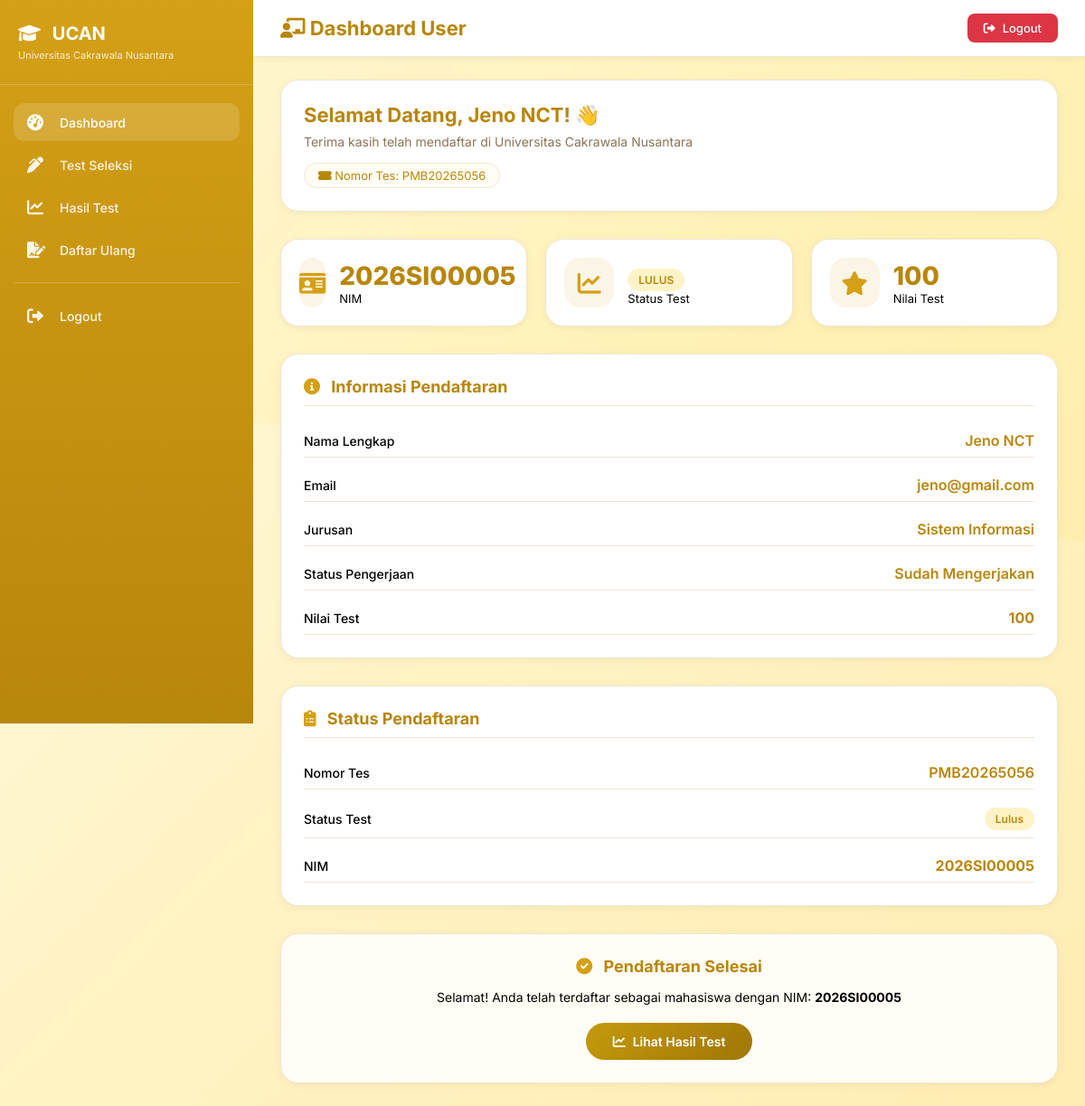
/pembe/user/dashboard.php (signed in), run on the app's committed database.
### tables this page shows
CREATE TABLE `hasil_test` (
  `id` int(11) NOT NULL,
  `id_peserta` int(11) NOT NULL,
  `nama_peserta` varchar(100) DEFAULT NULL,
  `jurusan` varchar(50) DEFAULT NULL,
  `jawaban_benar` int(11) DEFAULT 0,
  `total_soal` int(11) DEFAULT 0,
  `total_nilai` int(11) DEFAULT 0,
  `jumlah_benar` int(11) DEFAULT 0,
  `jumlah_salah` int(11) DEFAULT 0,
  `persentase` decimal(5,2) DEFAULT 0.00,
  `status` varchar(20) DEFAULT 'proses',
  `tanggal_test` timestamp NOT NULL DEFAULT current_timestamp()
);

CREATE TABLE `daftar_ulang` (
  `id` int(11) NOT NULL,
  `id_peserta` int(11) NOT NULL,
  `nama_lengkap` varchar(100) DEFAULT NULL,
  `jurusan` varchar(100) DEFAULT NULL,
  `no_telepon` varchar(20) DEFAULT NULL,
  `tanggal_lahir` date DEFAULT NULL,
  `jenis_kelamin` varchar(20) DEFAULT NULL,
  `alamat` text DEFAULT NULL,
  `email` varchar(100) DEFAULT NULL,
  `nik` varchar(20) DEFAULT NULL,
  `tempat_lahir` varchar(100) DEFAULT NULL,
  `agama` varchar(20) DEFAULT NULL,
  `nama_ayah` varchar(100) DEFAULT NULL,
  `nama_ibu` varchar(100) DEFAULT NULL,
  `pekerjaan_ayah` varchar(100) DEFAULT NULL,
  `penghasilan_ortu` varchar(50) DEFAULT NULL,
  `foto` varchar(255) DEFAULT NULL,
  `ktp` varchar(255) DEFAULT NULL,
  `nilai_test` int(11) DEFAULT NULL,
  `nim` varchar(20) DEFAULT NULL,
  `status` varchar(20) DEFAULT 'pending',
  `tanggal_daftar_ulang` datetime DEFAULT current_timestamp(),
  `created_at` timestamp NOT NULL DEFAULT current_timestamp(),
  `file_ijazah` varchar(255) DEFAULT NULL,
  `file_ktp` varchar(255) DEFAULT NULL,
  `ijazah` varchar(255) DEFAULT NULL
);

### pembe/user/dashboard.php (the view, shortened to what this page needs)
<?php
$user = $_SESSION['user'];
$user_id = $user['id'];
$host = 'localhost';
$dbname = 'pembe';
$user_db = 'root';
$pass = '';
$conn = mysqli_connect($host, $user_db, $pass, $dbname);
$query_du = "SELECT * FROM daftar_ulang WHERE id_peserta = $user_id ORDER BY id DESC LIMIT 1";
$result_du = mysqli_query($conn, $query_du);
$daftar_ulang = mysqli_fetch_assoc($result_du);
$nim = $daftar_ulang['nim'] ?? null;
$query_test = "SELECT * FROM hasil_test WHERE id_peserta = $user_id ORDER BY id DESC LIMIT 1";
$result_test = mysqli_query($conn, $query_test);
$hasil = mysqli_fetch_assoc($result_test);
$total_nilai = $hasil['total_nilai'] ?? 0;
$status = $hasil['status'] ?? 'belum';
$sudah_tes = ($status != 'belum');
?>
<!DOCTYPE html>
<html lang="id">
<head>
    <link rel="stylesheet" href="https://cdnjs.cloudflare.com/ajax/libs/font-awesome/6.0.0-beta3/css/all.min.css">
</head>
<body>
    <div class="sidebar">
        <div class="sidebar-header">
            <h3><i class="fas fa-graduation-cap"></i> UCAN</h3>
            <p>Universitas Cakrawala Nusantara</p>
        </div>
        <div class="sidebar-menu">
            <a href="dashboard.php" class="menu-item active">
                <i class="fas fa-tachometer-alt"></i>
                <span>Dashboard</span>
            </a>
            <a href="test.php" class="menu-item">
                <i class="fas fa-pen-alt"></i>
                <span>Test Seleksi</span>
            </a>
            <a href="hasil_test.php" class="menu-item">
                <i class="fas fa-chart-line"></i>
                <span>Hasil Test</span>
            </a>
            <a href="daftar_ulang.php" class="menu-item">
                <i class="fas fa-file-signature"></i>
                <span>Daftar Ulang</span>
            </a>
            <div class="menu-divider"></div>
            <a href="logout.php" class="menu-item">
                <i class="fas fa-sign-out-alt"></i>
                <span>Logout</span>
            </a>
        </div>
    </div>
    <div class="main-content">
        <div class="top-header">
            <div class="page-title">
                <h2><i class="fas fa-chalkboard-user"></i> Dashboard User</h2>
            </div>
            <a href="logout.php" class="logout-btn">
                <i class="fas fa-sign-out-alt"></i> Logout
            </a>
        </div>
        <div class="container">
            <div class="welcome-card">
                <div>
                    <h3>Selamat Datang, <?php echo htmlspecialchars($user['nama']); ?>! 👋</h3>
                    <p>Terima kasih telah mendaftar di Universitas Cakrawala Nusantara</p>
                    <div class="test-badge">
                        <i class="fas fa-ticket-alt"></i> Nomor Tes: <?php echo htmlspecialchars($user['no_test'] ?? 'PMB' . str_pad($user_id, 5, '0', STR_PAD_LEFT)); ?>
                    </div>
                </div>
            </div>
            <div class="stats-grid">
                <div class="stat-card">
                    <div class="stat-icon">
                        <i class="fas fa-id-card"></i>
                    </div>
                    <div class="stat-info">
                        <h3><?php echo $nim ?: 'Belum'; ?></h3>
                        <p>NIM</p>
                    </div>
                </div>
                <div class="stat-card">
                    <div class="stat-icon">
                        <i class="fas fa-chart-line"></i>
                    </div>
                    <div class="stat-info">
                        <h3><?php
                            if ($status == 'lulus') echo '<span class="badge badge-success">LULUS</span>';
                            elseif ($status == 'tidak_lulus') echo '<span class="badge badge-danger">TIDAK LULUS</span>';
                            else echo '<span class="badge badge-warning">BELUM TEST</span>';
                        ?></h3>
                        <p>Status Test</p>
                    </div>
                </div>
                <div class="stat-card">
                    <div class="stat-icon">
                        <i class="fas fa-star"></i>
                    </div>
                    <div class="stat-info">
                        <h3><?php echo $total_nilai ?: '0'; ?></h3>
                        <p>Nilai Test</p>
                    </div>
                </div>
            </div>
            <div class="info-card">
                <h4><i class="fas fa-info-circle"></i> Informasi Pendaftaran</h4>
                <div class="info-list">
                    <div class="info-item">
                        <span class="info-label">Nama Lengkap</span>
                        <span class="info-value"><?php echo htmlspecialchars($user['nama']); ?></span>
                    </div>
                    <div class="info-item">
                        <span class="info-label">Email</span>
                        <span class="info-value"><?php echo htmlspecialchars($user['email']); ?></span>
                    </div>
                    <div class="info-item">
                        <span class="info-label">Jurusan</span>
                        <span class="info-value"><?php echo htmlspecialchars($user['jurusan'] ?? '-'); ?></span>
                    </div>
                    <div class="info-item">
                        <span class="info-label">Status Pengerjaan</span>
                        <span class="info-value"><?php echo $sudah_tes ? 'Sudah Mengerjakan' : 'Belum Tes'; ?></span>
                    </div>
                    <?php if ($sudah_tes): ?>
                    <div class="info-item">
                        <span class="info-label">Nilai Test</span>
                        <span class="info-value"><strong><?php echo $total_nilai; ?></strong></span>
                    </div>
                    <?php endif; ?>
                </div>
            </div>
            <div class="info-card">
                <h4><i class="fas fa-clipboard-list"></i> Status Pendaftaran</h4>
                <div class="info-list">
                    <div class="info-item">
                        <span class="info-label">Nomor Tes</span>
                        <span class="info-value"><?php echo htmlspecialchars($user['no_test'] ?? 'PMB' . str_pad($user_id, 5, '0', STR_PAD_LEFT)); ?></span>
                    </div>
                    <div class="info-item">
                        <span class="info-label">Status Test</span>
                        <span class="info-value">
                            <?php if ($status == 'lulus'): ?>
                                <span class="badge badge-success">Lulus</span>
                            <?php elseif ($status == 'tidak_lulus'): ?>
                                <span class="badge badge-danger">Tidak Lulus</span>
                            <?php else: ?>
                                <span class="badge badge-warning">Belum Test</span>
                            <?php endif; ?>
                        </span>
                    </div>
                    <?php if ($nim): ?>
                    <div class="info-item">
                        <span class="info-label">NIM</span>
                        <span class="info-value"><strong><?php echo $nim; ?></strong></span>
                    </div>
                    <?php endif; ?>
                </div>
            </div>
            <div class="action-card">
                <?php if (!$sudah_tes): ?>
                    <h3><i class="fas fa-pen-alt"></i> Test Penerimaan</h3>
                    <p>Anda belum mengerjakan tes seleksi PMB. Klik tombol di bawah untuk mulai tes.</p>
                    <a href="test.php" class="btn-test">
                        <i class="fas fa-play"></i> Mulai Test Seleksi
                    </a>
                <?php elseif ($status == 'lulus' && $nim): ?>
                    <h3><i class="fas fa-check-circle"></i> Pendaftaran Selesai</h3>
                    <p>Selamat! Anda telah terdaftar sebagai mahasiswa dengan NIM: <strong><?php echo $nim; ?></strong></p>
                    <a href="hasil_test.php" class="btn-hasil">
                        <i class="fas fa-chart-line"></i> Lihat Hasil Test
                    </a>
                <?php endif; ?>
            </div>
        </div>
    </div>
</body>
</html>

### data on the page
hasil_test: nama_peserta "Jeno NCT", total_nilai "100", jurusan "Sistem Informasi"
daftar_ulang: nim "2026SI00005"

### other printed values
$user['no_test'] "PMB20265056"
$user['email'] "jeno@gmail.com"
